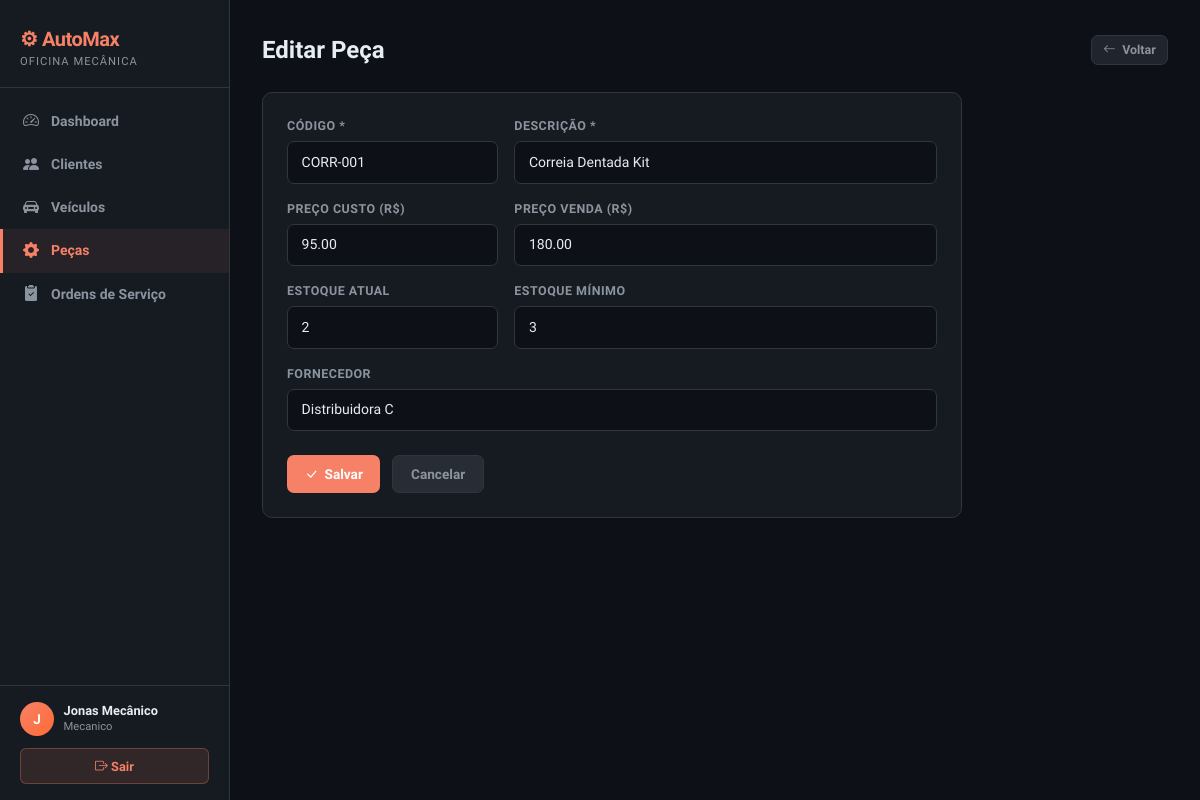
The app's page /automax2/public/pecas.php?modo=editar&id=5 (signed in) with its own data.
### tables this page shows
CREATE TABLE PECA (
    id_peca         INT UNSIGNED NOT NULL AUTO_INCREMENT,
    codigo          VARCHAR(50)  NOT NULL,
    descricao       VARCHAR(150) NOT NULL,
    preco_custo     DECIMAL(10,2) NOT NULL DEFAULT 0.00,
    preco_venda     DECIMAL(10,2) NOT NULL DEFAULT 0.00,
    estoque_atual   INT NOT NULL DEFAULT 0,
    estoque_minimo  INT UNSIGNED NOT NULL DEFAULT 5,
    fornecedor      VARCHAR(100),
    ativo           TINYINT(1) NOT NULL DEFAULT 1,
    PRIMARY KEY (id_peca),
    UNIQUE KEY UQ_PECA_CODIGO (codigo),
    CONSTRAINT CHK_PECA_CUSTO  CHECK (preco_custo >= 0),
    CONSTRAINT CHK_PECA_VENDA  CHECK (preco_venda >= 0)
);

### automax2.0/app/controllers/PecaController.php (called while the page is built, shortened)
<?php
class PecaController
{
    private Peca  $model;
    public function __construct(PDO $pdo)
    {
        $this->model = new Peca($pdo);
    }
    public function handle(): void
    {
        $modo = $_GET['modo'] ?? 'lista';
        $id   = (int)($_GET['id'] ?? 0);
        match ($modo) {
            'excluir'        => $this->excluir($id),
            'novo', 'editar' => $this->formulario($modo, $id),
            default          => $this->lista(),
        };
    }
    private function formulario(string $modo, int $id): void
    {
        $peca = null;
        if ($modo === 'editar' && $id) {
            $peca = $this->model->buscarPorId($id);
        }
        require ROOT_DIR . '/app/views/pecas/form.php';
    }
}

### automax2/public/pecas.php (called while the page is built, shortened)
<?php
require_once __DIR__ . '/../app/config/Layout.php';
$ctrl = new PecaController(db());
$ctrl->handle();

### automax2.0/app/models/Peca.php (called while the page is built, shortened)
<?php
class Peca
{
    private PDO $pdo;
    public function __construct(PDO $pdo)
    {
        $this->pdo = $pdo;
    }
    public function buscarPorId(int $id): array|false
    {
        $st = $this->pdo->prepare("SELECT * FROM PECA WHERE id_peca=?");
        $st->execute([$id]);
        return $st->fetch();
    }
}

### automax2/app/views/pecas/form.php (the view, shortened to what this page needs)
<div class="page-title">
  <?= ($peca && ($peca['id_peca']??0)) ? 'Editar Peça' : 'Nova Peça' ?>
  <a href="<?= BASE_URL ?>pecas.php" class="am-btn am-btn-muted am-btn-sm"><i class="bi bi-arrow-left"></i> Voltar</a>
</div>
<div class="am-card" style="max-width:700px">
  <form method="POST">
    <div style="display:grid;grid-template-columns:1fr 2fr;gap:1rem">
      <div>
        <label class="am-label">Código *</label>
        <input class="am-input" name="codigo" required value="<?= htmlspecialchars($peca['codigo']??'') ?>">
      </div>
      <div>
        <label class="am-label">Descrição *</label>
        <input class="am-input" name="descricao" required value="<?= htmlspecialchars($peca['descricao']??'') ?>">
      </div>
      <div>
        <label class="am-label">Preço Custo (R$)</label>
        <input class="am-input" type="number" step="0.01" min="0" name="preco_custo" value="<?= number_format((float)($peca['preco_custo']??0),2,'.','') ?>">
      </div>
      <div>
        <label class="am-label">Preço Venda (R$)</label>
        <input class="am-input" type="number" step="0.01" min="0" name="preco_venda" value="<?= number_format((float)($peca['preco_venda']??0),2,'.','') ?>">
      </div>
      <div>
        <label class="am-label">Estoque Atual</label>
        <input class="am-input" type="number" name="estoque_atual" value="<?= (int)($peca['estoque_atual']??0) ?>">
      </div>
      <div>
        <label class="am-label">Estoque Mínimo</label>
        <input class="am-input" type="number" min="0" name="estoque_minimo" value="<?= (int)($peca['estoque_minimo']??5) ?>">
      </div>
      <div style="grid-column:1/-1">
        <label class="am-label">Fornecedor</label>
        <input class="am-input" name="fornecedor" value="<?= htmlspecialchars($peca['fornecedor']??'') ?>">
      </div>
    </div>
    <div style="margin-top:1.5rem;display:flex;gap:.75rem">
      <button class="am-btn am-btn-primary" type="submit"><i class="bi bi-check-lg"></i> Salvar</button>
      <a href="<?= BASE_URL ?>pecas.php" class="am-btn am-btn-muted">Cancelar</a>
    </div>
  </form>
</div>

### automax2/public/css/estilo.css (style rules this page uses)
:root { --am-dark: #0d1117; --am-card: #161b22; --am-border: #30363d; --am-accent: #f78166; --am-blue: #58a6ff; --am-green: #3fb950; --am-yellow: #d29922; --am-muted: #8b949e; --am-text: #e6edf3; }
*, *::before, *::after { box-sizing: border-box; margin: 0; padding: 0; }
body { font-family: 'Sora', sans-serif; background: var(--am-dark); color: var(--am-text); min-height: 100vh; }
.am-card { background: var(--am-card); border: 1px solid var(--am-border); border-radius: 10px; padding: 1.5rem; margin-bottom: 1.5rem; }
.am-label { display: block; font-size: .78rem; font-weight: 600; color: var(--am-muted); text-transform: uppercase; letter-spacing: .5px; margin-bottom: .35rem; }
.am-input, .am-select, .am-textarea { width: 100%; padding: .6rem .85rem; background: var(--am-dark); color: var(--am-text); border: 1px solid var(--am-border); border-radius: 7px; font-size: .875rem; font-family: inherit; transition: border-color .15s; }
.am-btn { display: inline-flex; align-items: center; gap: .4rem; padding: .5rem 1.1rem; border-radius: 7px; font-size: .85rem; font-weight: 600; font-family: inherit; border: none; cursor: pointer; text-decoration: none; transition: opacity .15s, transform .1s; }
.am-btn-primary { background: var(--am-accent); color: #fff; }
.am-btn-muted { background: rgba(139,148,158,.15); color: var(--am-muted); border: 1px solid var(--am-border); }
.am-btn-sm { padding: .3rem .7rem; font-size: .78rem; }
.page-title { font-size: 1.5rem; font-weight: 700; color: var(--am-text); margin-bottom: 1.5rem; display: flex; justify-content: space-between; align-items: center; }

### records on screen
peca: codigo "CORR-001", descricao "Correia Dentada Kit", preco_custo "95.00", preco_venda "180.00", estoque_atual "2", estoque_minimo "3", fornecedor "Distribuidora C"

### other values on screen
$item['label'] "Dashboard"
$item['label'] "Clientes"
$item['label'] "Veículos"
$item['label'] "Peças"
$item['label'] "Ordens de Serviço"
$inicial "J"
$nome "Jonas Mecânico"
$perf "Mecanico"
